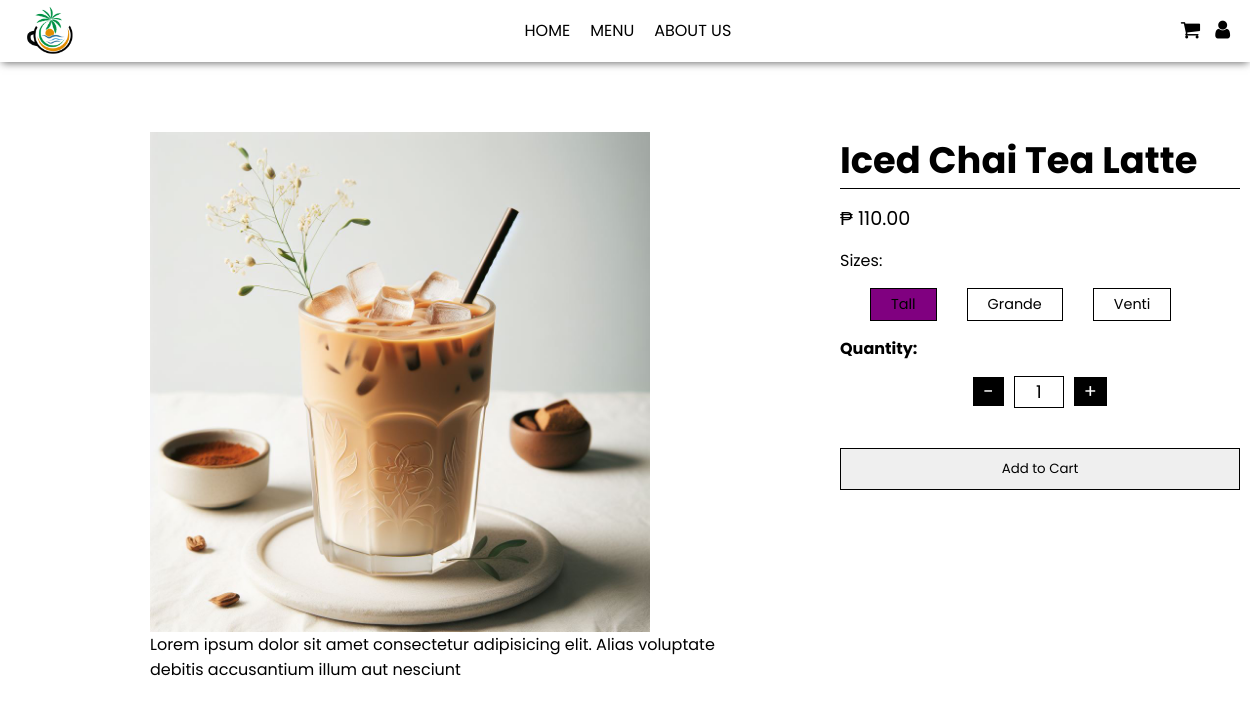
The page /products.php?id=4 on the database its author committed.
### tables this page shows
CREATE TABLE products (
  prodid int unsigned AUTO_INCREMENT NOT NULL PRIMARY KEY,
  prodname varchar(50) NOT NULL,
  img text NOT NULL,
  category varchar(30) NOT NULL
);

CREATE TABLE product_sizes (
  sizeid int unsigned AUTO_INCREMENT NOT NULL PRIMARY KEY,
  prodid int unsigned NOT NULL,
  FOREIGN KEY (prodid) REFERENCES products(prodid),
  size_name varchar(20) NOT NULL,
  price decimal(10, 2) NOT NULL
);

### products.php (the view, shortened to what this page needs)
<?php
include('dbconnection.php');
if (isset($_GET['id'])) {
    $product_id = $_GET['id'];
    $sql = "SELECT p.prodname, p.img, ps.size_name, ps.price FROM products p
            LEFT JOIN product_sizes ps ON p.prodid = ps.prodid
            WHERE p.prodid = ?";
    $stmt = mysqli_prepare($conn, $sql);
    if ($stmt) {
        mysqli_stmt_bind_param($stmt, 'i', $product_id);
        mysqli_stmt_execute($stmt);
        mysqli_stmt_bind_result($stmt, $prodname, $img, $size_name, $price);
        $product_sizes = array();
        while (mysqli_stmt_fetch($stmt)) {
            $product_sizes[] = array(
                'prodname' => $prodname,
                'img' => $img,
                'size_name' => $size_name,
                'price' => $price
            );
        }
        if (!empty($product_sizes)) {
            $active_size = $product_sizes[0]['size_name'];
            $active_price = $product_sizes[0]['price'];
            $product = $product_sizes[0];
            ?>
            <html>
            <head>
            </head>
            <body>
            <?php include "header.php"; ?>
            <section class="product-page">
                <div class="product-container">
                    <div class="left-product">
                        <div class="product-image">
                            <img src="<?php echo $product['img']; ?>" alt="">
                        </div>
                        <div class="product-description">
                            <p>Lorem ipsum dolor sit amet consectetur adipisicing elit. Alias voluptate debitis accusantium illum
                                aut nesciunt</p>
                        </div>
                    </div>
                    <div class="right-product">
                        <div class="product-name">
                            <h1><?php echo $product['prodname']; ?></h1>
                        </div>
                        <div class="product-price">
                            <span class="display-price">₱ <?php echo number_format($active_price, 2); ?></span>
                        </div>
                        <div class="product-size">
                            <p>Sizes:</p>
                            <div class="size-button">
                                <?php foreach ($product_sizes as $size) { ?>
                                    <button
                                        onClick="updatePrice(this, '<?php echo $size['size_name']; ?>', <?php echo $size['price']; ?>)"
                                        class="<?php echo ($size['size_name'] === $active_size) ? 'active' : ''; ?>">
                                        <?php echo $size['size_name']; ?>
                                    </button>
                                <?php } ?>
                            </div>
                        </div>
                        <div class="product-quantity">
                            <p>Quantity:</p>
                            <div class="quantity-counter">
                                <span class="decrease" onClick='decreaseCount(event, this)'>-</span>
                                <input type="text" value="1" name="quantity" id="quantity">
                                <span class="increase" onClick='increaseCount(event, this)'>+</span>
                            </div>
                        </div>
                        <div class="cart-buy-button">
                            <form method="post" action="add_to_cart.php">
                                <input type="submit" name="cart" value="Add to Cart"></input>
                            </form>
                        </div>
                    </div>
                </div>
            </section>
            </body>
            </html>
        <?php }
    }
}
?>

### style.css (style rules this page uses)
* { margin: 0; padding: 0; font-family: "Poppins", sans-serif; text-decoration: none; }
.product-page { margin-top: 70px; }
.product-container { display: flex; flex-direction: row; margin-left: 150px; gap: 90px; }
.left-product { display: flex; flex-direction: column; }
.product-image img { width: 500px; height: 500px; }
.product-description p { width: 600px; }
.product-name { border-bottom: 1px solid black; width: 400px; }
.product-name h1 { font-size: 2.3em; }
.product-price { font-size: 1.2em; margin: 15px 0; }
.product-size span, .product-quantity p { font-size: 1em; font-weight: bold; }
.size-button { display: flex; flex-direction: row; margin: 15px 30px; gap: 30px; }
.size-button button { padding: 5px 20px; cursor: pointer; font-size: 0.9em; background: none; border: 1px solid black; }
.size-button button.active { background-color: purple; }
.quantity-counter { width: 150px; margin: 15px auto; display: flex; align-items: center; justify-content: center; gap: 10px; }
.quantity-counter input { width: 50px; border: 1px solid black; line-height: 30px; font-size: 1.1em; text-align: center; }
.quantity-counter span { display: block; font-size: 1.2em; padding: 0 10px; cursor: pointer; background-color: black; color: white; }
.cart-buy-button { display: flex; justify-content: center; align-items: center; flex-direction: column; gap: 30px; margin-top: 40px; }
.cart-buy-button input { padding: 10px 0; width: 400px; text-align: center; background-color: none; color: black; border: 1px solid black; cursor: pointer; }

### rows shown on the page
products: img (picture), prodname "Iced Chai Tea Latte"
product_sizes: price "110.00", size_name "Tall"
product_sizes: size_name "Grande"
product_sizes: size_name "Venti"
